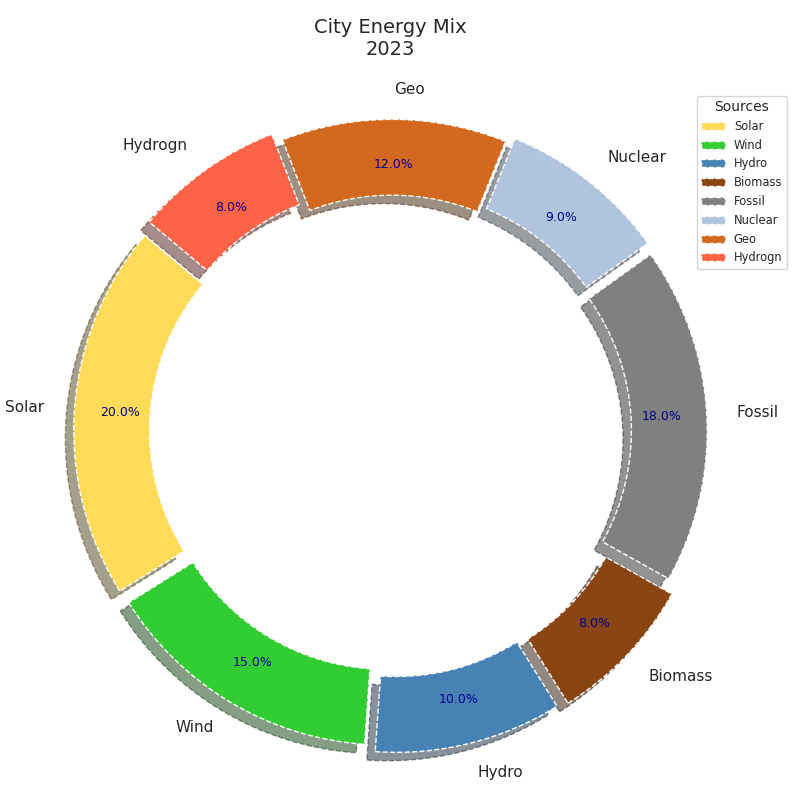

Write the Python code that produced this figure.
import matplotlib.pyplot as plt

energy_sources = ['Solar', 'Wind', 'Hydro', 'Biomass', 'Fossil', 'Nuclear', 'Geo', 'Hydrogn']
energy_distribution = [20, 15, 10, 8, 18, 9, 12, 8]
colors = ['#FFDB58', '#32CD32', '#4682B4', '#8B4513', '#808080', '#B0C4DE', '#D2691E', '#FF6347']

fig, ax = plt.subplots(figsize=(8, 8))

wedges, texts, autotexts = ax.pie(
    energy_distribution, labels=energy_sources, colors=colors,
    autopct='%1.1f%%', startangle=140, pctdistance=0.85,
    explode=(0.05, 0.04, 0.06, 0.07, 0.04, 0.05, 0.03, 0.06),
    wedgeprops=dict(width=0.25, linestyle='--'), shadow=True
)

for text in texts:
    text.set_fontsize(11)
    text.set_fontweight('normal')

for autotext in autotexts:
    autotext.set_color('darkblue')
    autotext.set_fontsize(9)
    autotext.set_fontweight('normal')

ax.axis('equal')
ax.set_title('City Energy Mix\n2023', fontsize=14, fontweight='normal', pad=25)

ax.legend(wedges, energy_sources, loc='upper right', bbox_to_anchor=(1.1, 1.0), title="Sources", fontsize='x-small', title_fontsize='10')
ax.grid(True, which='major', color='grey', linestyle='-', linewidth=0.5)

plt.tight_layout()
plt.show()
